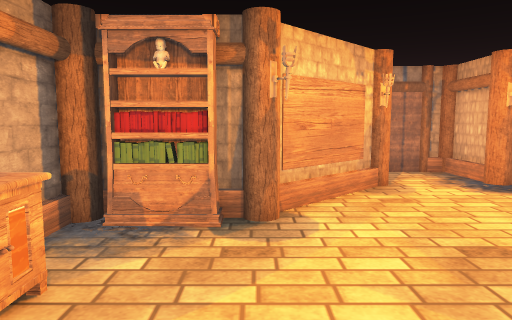
view 1 (above)

12 first-person views from a walk through a 3-D level made in the Unity game engine. The camera is 1.3 m above the floor, tilts 6° down and sees 70° across. The floor is counted in squares, 1 m on a side. Each view is taken from the middle of a square. On the plan, view 1 faces up. The plan holds only what a view shows up to about 15 squares ahead; the rest is blank. The player character is not drawn. Some animated figures are not drawn. Some surface patterns are stand-ins.

view 2
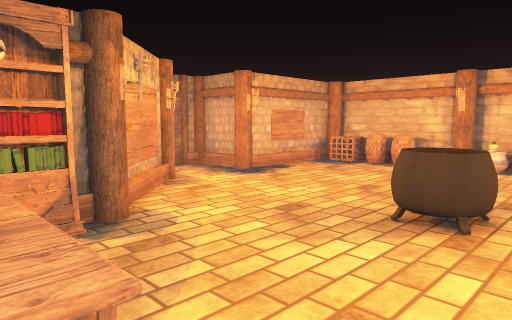

view 3
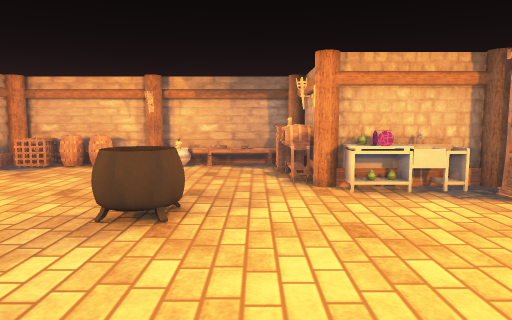

view 4
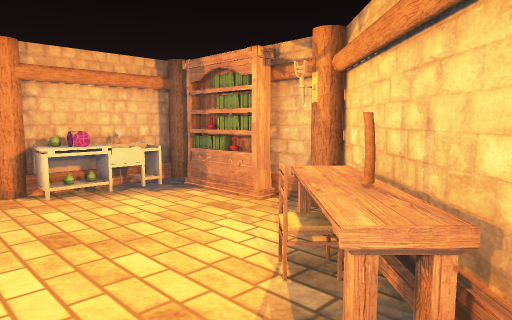

view 5
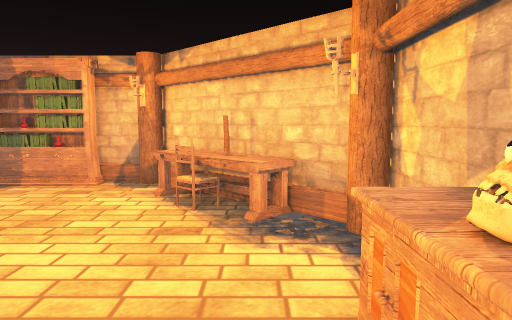

view 6
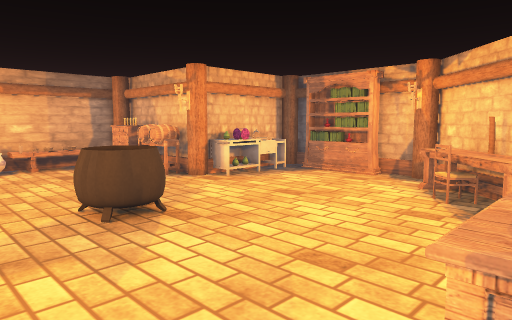

view 7
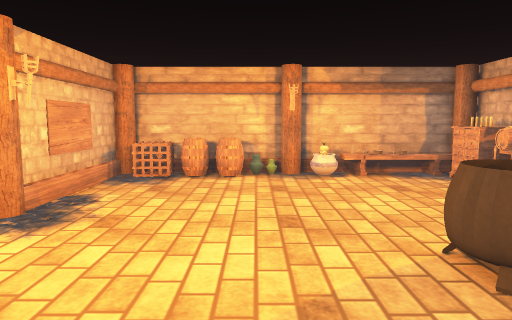

view 8
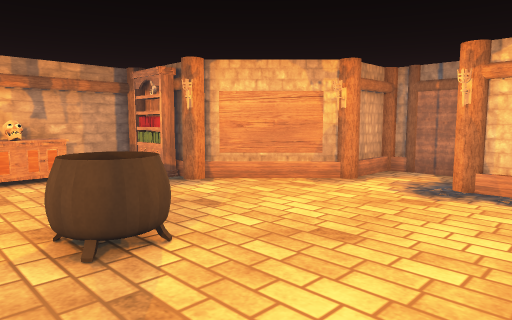

view 9
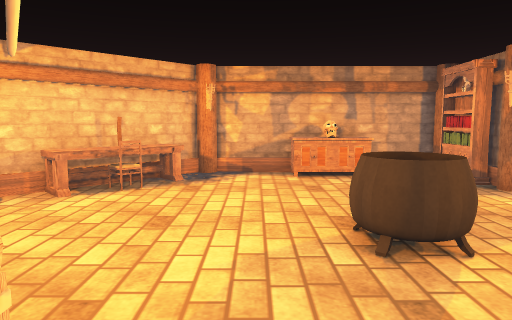

view 10
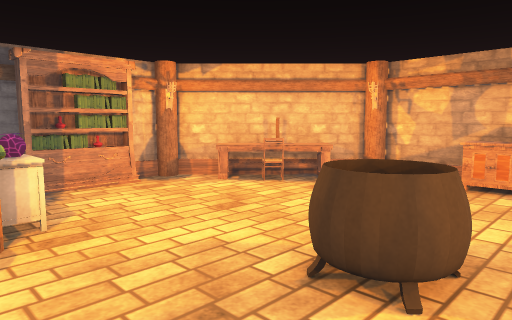

view 11
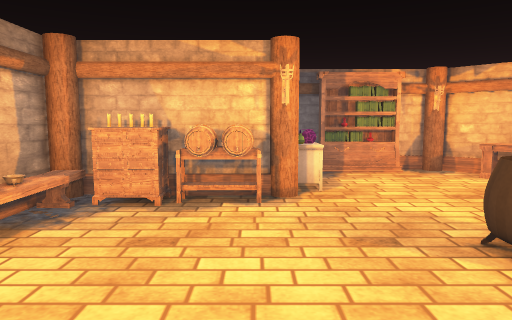

view 12
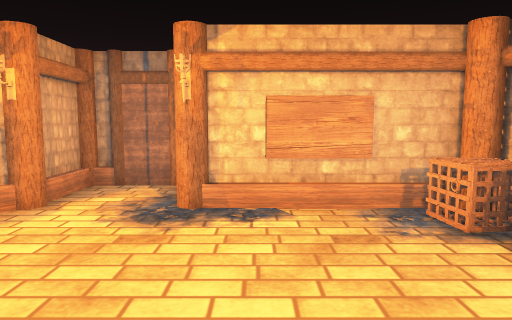

### Floor plan
Points are (right, up) in squares from view 1. A wall is a line through its corners. A room is listed if a view was taken in it or the views show most of it. See-through windows are left out.
Room 1 (views 1, 2, 3, 4, 5, 6, 7, 8, 9, 10, 11, 12)
walls: (6.4, -1.5) (9.5, -1.5) (9.5, 3); (1.6, 6.6) (0.3, 5.4); (9.5, 3.2) (9.5, 7.2); (5, 8.4) (5, 9.4); (5.5, -4.8) (5.5, -2.4); (-2.5, 4.8) (-2.5, -1.4) (0.6, -4.5); (1.5, -5) (2.6, -5); (9.1, 7.5) (5.4, 7.5)
low walls: (3.1, 9.4) (2.6, 9.4) (2.6, 8.5)
ways out: opening at (4, 9)
objects: other object (-2, -1); other object (-2, 1); other object (-2, 2); other object (-2, 3); other object (-2, 5); other object (-1, -3); other object (-1, -3) to (0, -2); other object (-1, -1); other object (-1, 5); other object (0, -2); other object (0, 5); other object (1, -5) to (1, -4); other object (1, 5); other object (1, 6); other object (2, 7) to (3, 7); other object (2, 8); other object (2, 9); other object (3, -5) to (4, -4); other object (3, 1) to (4, 2); other object (5, -5); other object (5, -4) to (5, -3); other object (5, -2); other object (5, 7); other object (5, 8); other object (6, -2); other object (6, -1); other object (7, -1); other object (7, 7); other object (8, -1); other object (8, 2); other object (8, 6) to (9, 6); other object (9, -1); other object (9, 0) to (9, 1); other object (9, 2); other object (9, 3); other object (9, 4); other object (9, 5); other object (9, 7)

Where each view was taken, in squares from view 1:
view 1: 0 up, 0 right, facing up
view 2: 0 up, 2 left, facing up-right
view 3: 0 up, 2 left, facing right
view 4: 0 up, 2 left, facing down-right
view 5: 3 up, 1 left, facing down
view 6: 4 up, 2 left, facing down-right
view 7: 4 up, 0 right, facing right
view 8: 0 up, 7 right, facing up-left
view 9: 0 up, 7 right, facing left
view 10: 3 up, 6 right, facing down-left
view 11: 5 up, 6 right, facing down
view 12: 2 up, 6 right, facing up
